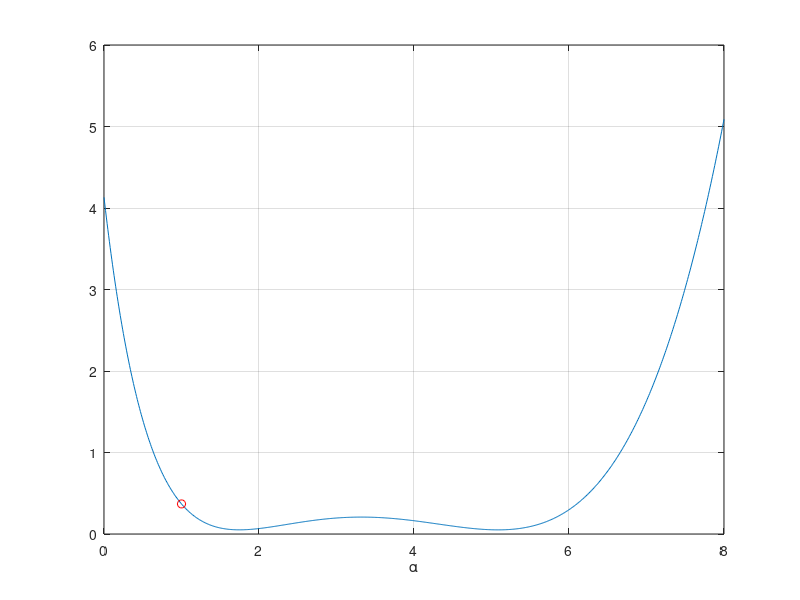

This chart was generated by the following MATLAB code:
% P20CD solution to a problem

J = [2, 2; exp(2), -1];
r = [1; 0.5*exp(2)-1];
p = J \ (-r);
phi = @(alpha) 0.5 * ( (1+p(1)*alpha).^2 + (1+p(2)*alpha).^2 - 1 ).^2 ...
             + 0.5 * ( 0.5 * exp(2*(1+p(1)*alpha)) - (1 + p(2)*alpha) ).^2;
alf = 0:.01:8;
plot(alf,phi(alf))
hold on
plot(1.0,phi(1.0),'ro')
hold off
grid on, xlabel('\alpha')
